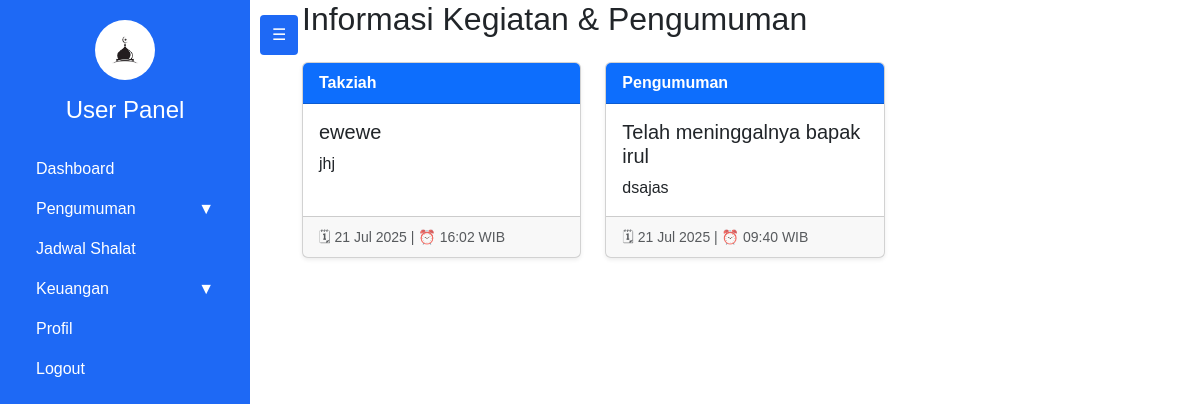
/user/kegiatan.php, run on the app's committed database.
### tables this page shows
CREATE TABLE `pengumuman_kegiatan` (
  `id` int(11) NOT NULL,
  `jenis` enum('Kegiatan','Pengumuman','Takziah') NOT NULL,
  `judul` varchar(255) NOT NULL,
  `isi` text NOT NULL,
  `tanggal` date NOT NULL,
  `jam` time NOT NULL,
  `created_at` timestamp NOT NULL DEFAULT current_timestamp()
);

### user/kegiatan.php (the view, shortened to what this page needs)
<?php
include 'layout/header.php';
include 'layout/sidebar.php';
include '../config/db.php';
$data = mysqli_query($conn, "SELECT * FROM pengumuman_kegiatan ORDER BY tanggal DESC, jam DESC");
?>
<div class="container-fluid">
    <h2 class="mb-4"> Informasi Kegiatan & Pengumuman</h2>
    <div class="row">
        <?php if (mysqli_num_rows($data) > 0): ?>
            <?php while ($row = mysqli_fetch_assoc($data)): ?>
                <?php
                $bgClass = ($row['jenis'] == 'Kegiatan') ? 'bg-primary text-white' :
                           (($row['jenis'] == 'Pengumuman') ? 'bg-primary text-white' : 'bg-primary text-white');
                $tanggal = date('d M Y', strtotime($row['tanggal']));
                $jam = date('H:i', strtotime($row['jam']));
                ?>
                <div class="col-md-4 mb-3">
                    <div class="card shadow-sm h-100">
                        <div class="card-header <?= $bgClass; ?>">
                            <strong><?= htmlspecialchars($row['jenis']); ?></strong>
                        </div>
                        <div class="card-body">
                            <h5 class="card-title"><?= htmlspecialchars($row['judul']); ?></h5>
                            <p class="card-text"><?= nl2br(htmlspecialchars($row['isi'])); ?></p>
                        </div>
                        <div class="card-footer">
                            <small class="text-muted">🗓 <?= $tanggal; ?> | ⏰ <?= $jam; ?> WIB</small>
                        </div>
                    </div>
                </div>
            <?php endwhile; ?>
        <?php else: ?>
            <div class="col-12 text-center">
                <p class="alert alert-info">Belum ada informasi terbaru.</p>
            </div>
        <?php endif; ?>
    </div>
</div>
<?php include 'layout/footer.php'; ?>

### user/layout/sidebar.php (style rules this page uses)
body { margin: 0; font-family: Arial, sans-serif; overflow-x: hidden; }

### data on the page
pengumuman_kegiatan: jenis "Takziah", judul "ewewe", isi "jhj", tanggal "21 Jul 2025", jam "16:02"
pengumuman_kegiatan: jenis "Pengumuman", judul "Telah meninggalnya bapak irul", isi "dsajas", tanggal "21 Jul 2025", jam "09:40"
